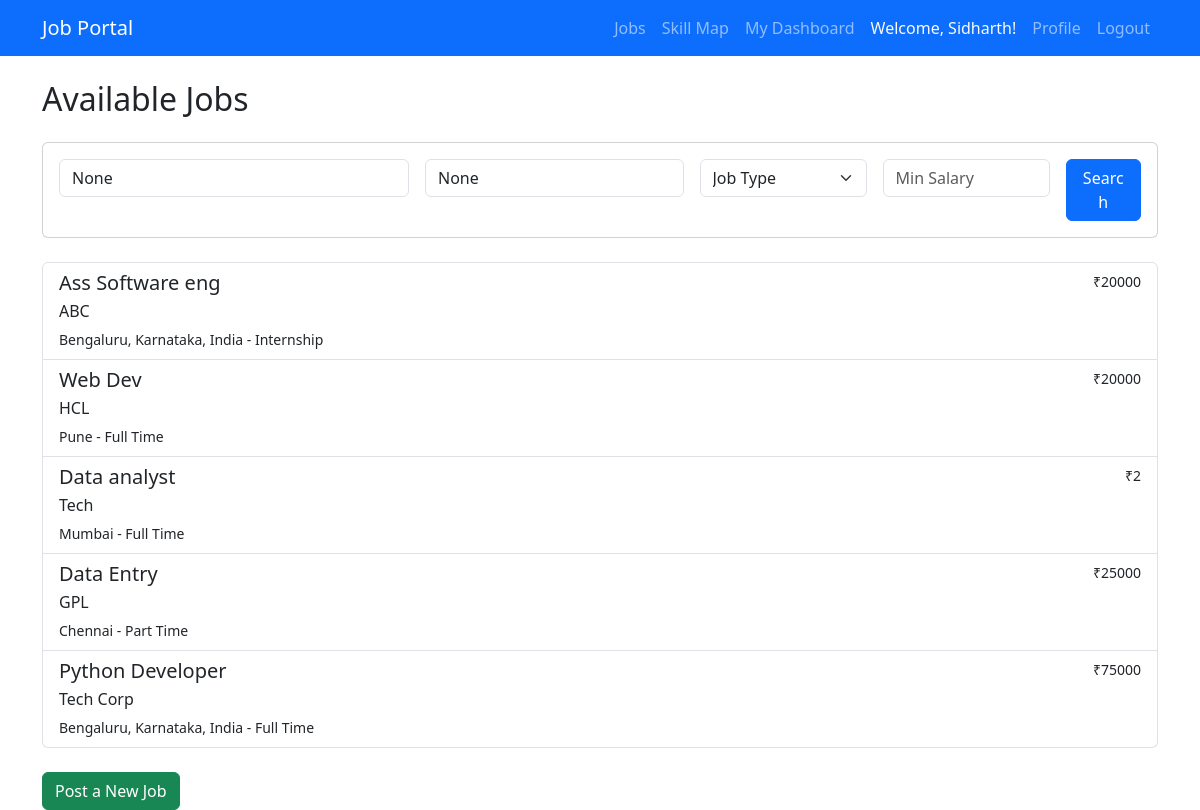
The app's page / (signed in) with its own data.
### jobs/models.py (models this page shows, shortened)
class Job(models.Model):
    JOB_TYPE_CHOICES = (
        ('full-time', 'Full Time'),
        ('part-time', 'Part Time'),
        ('internship', 'Internship'),
        ('remote', 'Remote'),
    )
    title = models.CharField(max_length=255)
    company = models.CharField(max_length=255)
    description = models.TextField()
    salary = models.IntegerField()
    location = models.CharField(max_length=255)
    job_type = models.CharField(max_length=50, choices=JOB_TYPE_CHOICES)

### jobs/views.py (the view)
# urls.py: path("", job_list, name="job_list"),
def job_list(request):
    jobs = Job.objects.all()
    query = request.GET.get('q')
    location = request.GET.get('location')
    job_type = request.GET.get('job_type')
    min_salary = request.GET.get('min_salary')
    if query:
        jobs = jobs.filter(
            Q(title__icontains=query) |
            Q(company__icontains=query) |
            Q(description__icontains=query)
        )
    if location:
        jobs = jobs.filter(location__icontains=location)
    if job_type:
        jobs = jobs.filter(job_type=job_type)
    if min_salary:
        try:
            jobs = jobs.filter(salary__gte=int(min_salary))
        except ValueError:
            pass
    context = {
        'jobs': jobs,
        'query': query,
        'location': location,
        'job_type': job_type,
        'min_salary': min_salary,
    }
    return render(request, 'jobs/job_list.html', context)

### jobs/templates/jobs/job_list.html (shortened to what this page needs)
{% extends "base.html" %}
{% block content %}
<h2 class="mb-4">Available Jobs</h2>
<div class="card mb-4">
    <div class="card-body">
        <form method="get" class="row g-3">
            <div class="col-md-4">
                <input type="text" name="q" class="form-control" placeholder="Search jobs..." value="{{ query }}">
            </div>
            <div class="col-md-3">
                <input type="text" name="location" class="form-control" placeholder="Location" value="{{ location }}">
            </div>
            <div class="col-md-2">
                <select name="job_type" class="form-select">
                    <option value="">Job Type</option>
                </select>
            </div>
            <div class="col-md-2">
                <input type="number" name="min_salary" class="form-control" placeholder="Min Salary" value="{{ min_salary }}">
            </div>
            <div class="col-md-1">
                <button type="submit" class="btn btn-primary w-100">Search</button>
            </div>
        </form>
    </div>
</div>
{% if jobs %}
    <div class="list-group">
        {% for job in jobs %}
            <a href="{% url 'job_detail' job.id %}" class="list-group-item list-group-item-action">
                <div class="d-flex w-100 justify-content-between">
                    <h5 class="mb-1">{{ job.title }}</h5>
                    <small>₹{{ job.salary|floatformat:0 }}</small>
                </div>
                <p class="mb-1">{{ job.company }}</p>
                <small>{{ job.location }} - {{ job.get_job_type_display }}</small>
            </a>
        {% endfor %}
    </div>
{% else %}
    <p>No jobs available at the moment.</p>
{% endif %}
<a href="{% url 'create_job' %}" class="btn btn-success mt-4">Post a New Job</a>
{% endblock %}

### jobs/templates/base.html (shortened to what this page needs)
<!DOCTYPE html>
<html lang="en">
<head>
    <link href="https://cdn.jsdelivr.net/npm/bootstrap@5.3.2/dist/css/bootstrap.min.css" rel="stylesheet">
</head>
<body>
    <nav class="navbar navbar-expand-lg navbar-dark bg-primary">
        <div class="container">
            <a class="navbar-brand" href="{% url 'job_list' %}">Job Portal</a>
            <div class="collapse navbar-collapse" id="navbarNav">
                <ul class="navbar-nav ms-auto">
                    <li class="nav-item">
                        <a class="nav-link" href="{% url 'job_list' %}">Jobs</a>
                    </li>
                    {% if user.is_authenticated %}
                        {% if user.profile.role == 'employer' %}
                            <li class="nav-item">
                                <a class="nav-link" href="{% url 'create_job' %}">Post Job</a>
                            </li>
                            <li class="nav-item">
                                <a class="nav-link" href="{% url 'employer_dashboard' %}">Employer Dashboard</a>
                            </li>
                        {% else %}
                            <li class="nav-item">
                                <a class="nav-link" href="{% url 'skill_map' %}">Skill Map</a>
                            </li>
                            <li class="nav-item">
                                <a class="nav-link" href="{% url 'candidate_dashboard' %}">My Dashboard</a>
                            </li>
                        {% endif %}
                        <li class="nav-item">
                            <span class="nav-link text-light">Welcome, {{ user.username }}!</span>
                        </li>
                        <li class="nav-item">
                            <a class="nav-link" href="{% url 'profile' %}">Profile</a>
                        </li>
                        <li class="nav-item">
                            <a class="nav-link" href="{% url 'logout' %}">Logout</a>
                        </li>
                    {% endif %}
                </ul>
            </div>
        </div>
    </nav>
    <div class="container mt-4">
        {% block content %}
        {% endblock %}
    </div>
</body>
</html>

### records on screen
Job: title "Ass Software eng", salary "20000", company "ABC", location "Bengaluru, Karnataka, India", job_type "Internship"
Job: title "Web Dev", salary "20000", company "HCL", location "Pune", job_type "Full Time"
Job: title "Data analyst", salary "2", company "Tech", location "Mumbai", job_type "Full Time"
Job: title "Data Entry", salary "25000", company "GPL", location "Chennai", job_type "Part Time"
Job: title "Python Developer", salary "75000", company "Tech Corp", location "Bengaluru, Karnataka, India", job_type "Full Time"

### other values on screen
{{ user.username }} "Sidharth"
